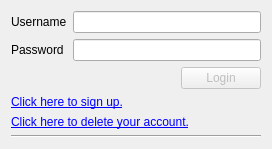
<?xml version="1.0" encoding="UTF-8"?>
<ui version="4.0">
 <class>LoginWin</class>
 <widget class="QDialog" name="LoginWin">
  <property name="geometry">
   <rect>
    <x>0</x>
    <y>0</y>
    <width>283</width>
    <height>210</height>
   </rect>
  </property>
  <property name="windowTitle">
   <string>Login</string>
  </property>
  <layout class="QVBoxLayout" name="verticalLayout">
   <property name="sizeConstraint">
    <enum>QLayout::SetFixedSize</enum>
   </property>
   <item>
    <layout class="QGridLayout" name="gridLayout">
     <item row="1" column="0">
      <widget class="QLabel" name="PasswordLabel">
       <property name="text">
        <string>Password</string>
       </property>
      </widget>
     </item>
     <item row="1" column="1">
      <widget class="QLineEdit" name="PasswordEdit">
       <property name="text">
        <string/>
       </property>
       <property name="echoMode">
        <enum>QLineEdit::Password</enum>
       </property>
      </widget>
     </item>
     <item row="0" column="0">
      <widget class="QLabel" name="UsernameLabel">
       <property name="text">
        <string>Username</string>
       </property>
      </widget>
     </item>
     <item row="0" column="1">
      <widget class="QLineEdit" name="UsernameEdit"/>
     </item>
    </layout>
   </item>
   <item>
    <layout class="QHBoxLayout" name="horizontalLayout">
     <property name="spacing">
      <number>2</number>
     </property>
     <property name="leftMargin">
      <number>170</number>
     </property>
     <item>
      <widget class="QPushButton" name="LoginButton">
       <property name="enabled">
        <bool>false</bool>
       </property>
       <property name="maximumSize">
        <size>
         <width>100</width>
         <height>25</height>
        </size>
       </property>
       <property name="mouseTracking">
        <bool>false</bool>
       </property>
       <property name="layoutDirection">
        <enum>Qt::LeftToRight</enum>
       </property>
       <property name="text">
        <string>Login</string>
       </property>
       <property name="icon">
        <iconset theme="dialog-ok">
         <normaloff>.</normaloff>.</iconset>
       </property>
       <property name="default">
        <bool>true</bool>
       </property>
       <property name="flat">
        <bool>false</bool>
       </property>
      </widget>
     </item>
    </layout>
   </item>
   <item>
    <widget class="QLabel" name="RegistrationLink">
     <property name="cursor">
      <cursorShape>PointingHandCursor</cursorShape>
     </property>
     <property name="autoFillBackground">
      <bool>false</bool>
     </property>
     <property name="text">
      <string>&lt;a href=&quot;\&quot;&gt;Click here to sign up.&lt;/a&gt;</string>
     </property>
     <property name="textInteractionFlags">
      <set>Qt::LinksAccessibleByMouse</set>
     </property>
    </widget>
   </item>
   <item>
    <widget class="QLabel" name="CancellationLink">
     <property name="text">
      <string>&lt;a href=&quot;\&quot;&gt;Click here to delete your account.&lt;/a&gt;</string>
     </property>
     <property name="textFormat">
      <enum>Qt::AutoText</enum>
     </property>
    </widget>
   </item>
   <item>
    <widget class="Line" name="line">
     <property name="orientation">
      <enum>Qt::Horizontal</enum>
     </property>
    </widget>
   </item>
  </layout>
 </widget>
 <resources>
  <include location="icons.qrc"/>
 </resources>
 <connections/>
</ui>
